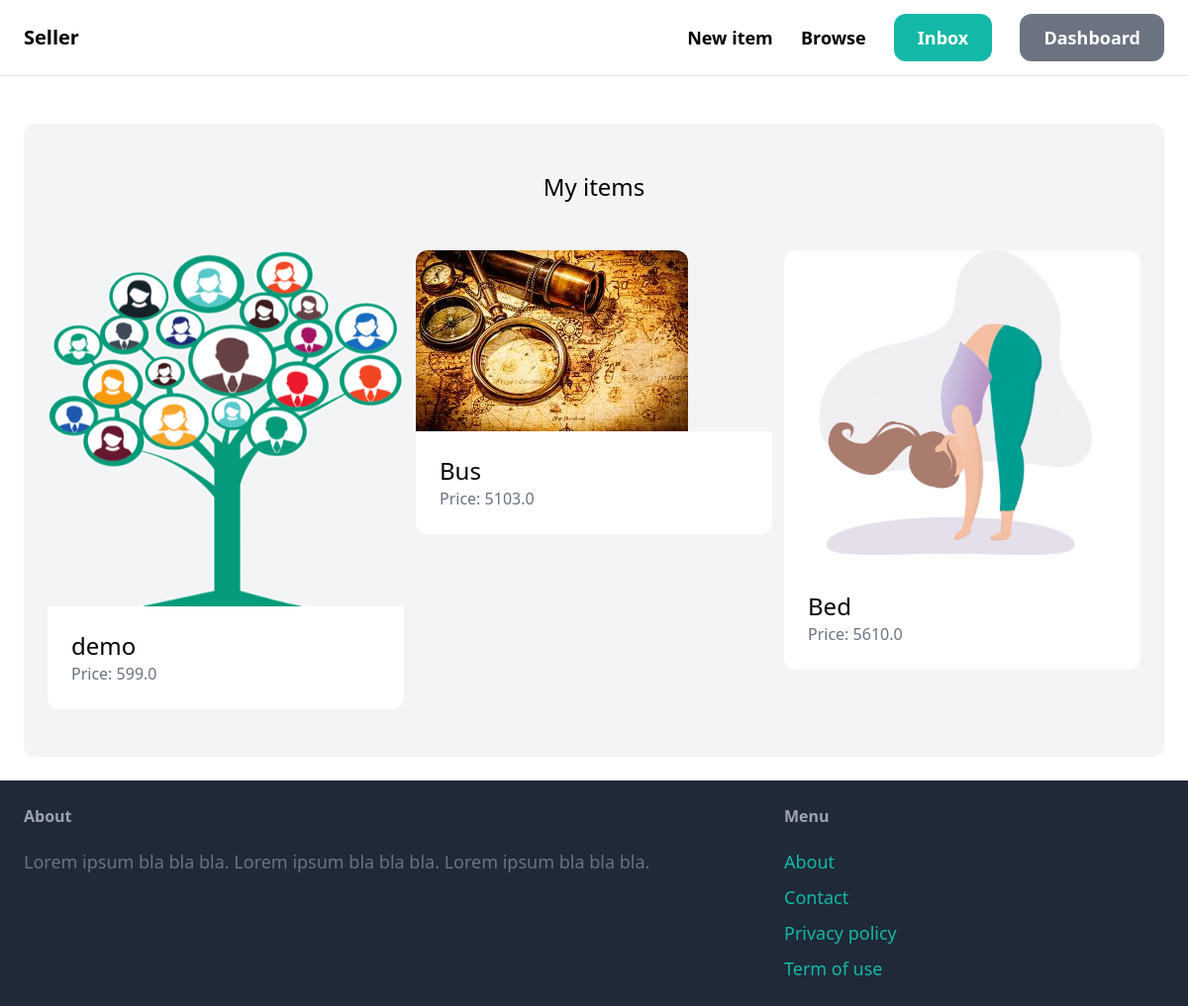
The page /dashboard/ (signed in) on the database its author committed.
### item/models.py (models this page shows, shortened)
class Item(models.Model):
    category = models.ForeignKey(Category, related_name='items', on_delete=models.CASCADE)
    name = models.CharField(max_length=255)
    description = models.TextField(blank=True, null=True)
    price = models.FloatField()
    image = models.ImageField(upload_to='item_images', blank=True, null=True)
    is_sold = models.BooleanField(default=False)
    created_by = models.ForeignKey(User, related_name='items', on_delete=models.CASCADE)
    created_at = models.DateTimeField(auto_now_add=True)

### dashboard/views.py (the view)
# urls.py: path('', views.index, name='index'),
@login_required
def index(request):
    items = Item.objects.filter(created_by=request.user)
    return render(request, 'dashboard/index.html', {
        'items': items,
    })

### dashboard/templates/dashboard/index.html (shortened to what this page needs)
{% extends 'core/base.html' %}
{% block content %}
    <div class="mt-6 px-6 py-12 bg-gray-100 rounded-xl">
        <h2 class="mb-12 text-2xl text-center">My items</h2>
        <div class="grid grid-cols-3 gap-3">
            {% for item in items %}
                <div>
                    <a href="{% url 'item:detail' item.id %}">
                        <div>
                            <img src="{{ item.image.url }}" class="rounded-t-xl">
                        </div>
                        <div class="p-6 bg-white rounded-b-xl">
                            <h2 class="text-2xl">{{ item.name }}</h2>
                            <p class="text-gray-500">Price: {{ item.price }}</p>
                        </div>
                    </a>
                </div>
            {% endfor %}
        </div>
    </div>
{% endblock %}

### rows shown on the page
Item: image (picture), name "demo", price "599.0"
Item: image (picture), name "Bus", price "5103.0"
Item: image (picture), name "Bed", price "5610.0"
